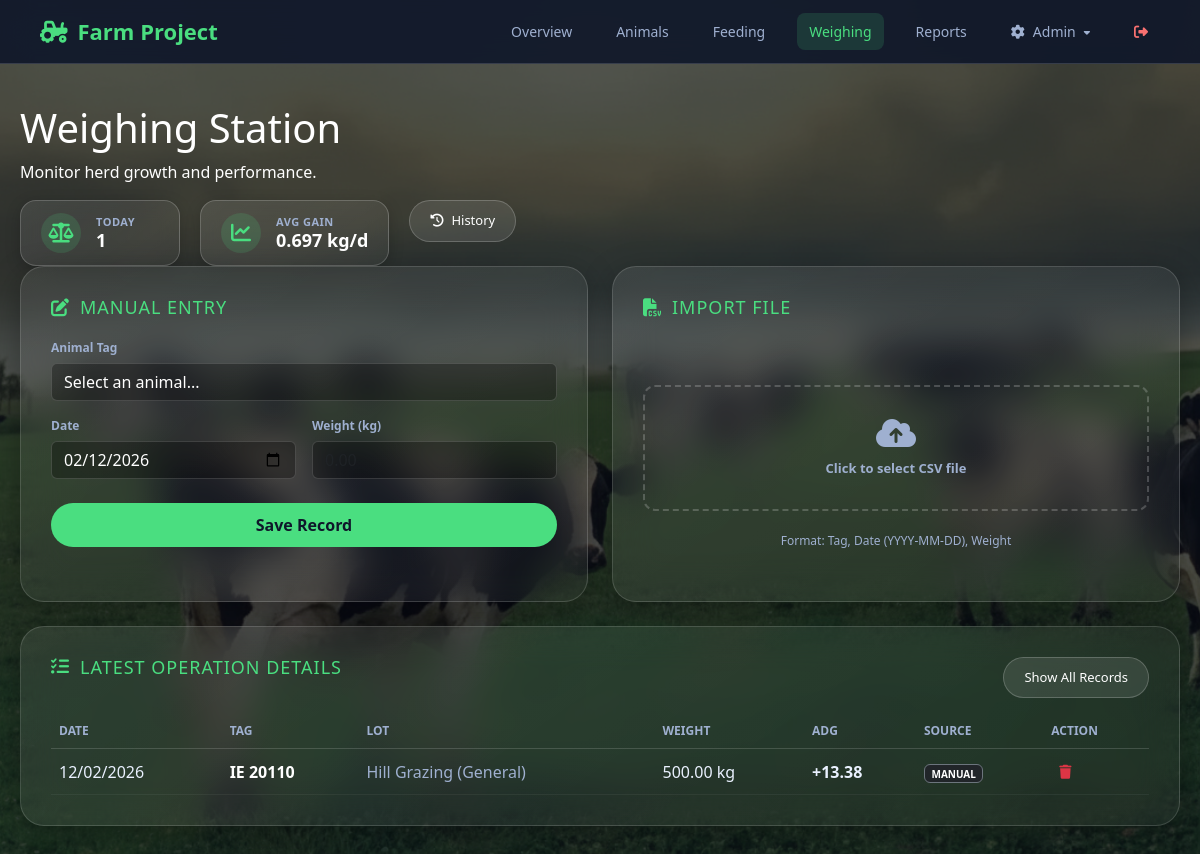
The page /weighing.php (signed in) on the database its author committed.
### tables this page shows
CREATE TABLE `weighing` (
  `weighing_id` int(11) NOT NULL,
  `animal_id` int(11) NOT NULL,
  `weighing_date` date NOT NULL,
  `weight_kg` decimal(10,2) NOT NULL,
  `daily_gain` decimal(10,2) DEFAULT NULL,
  `source` varchar(20) NOT NULL DEFAULT 'manual',
  `source_file` varchar(255) DEFAULT NULL,
  `source_device` varchar(100) DEFAULT NULL,
  `created_at` datetime NOT NULL DEFAULT current_timestamp(),
  `operation_id` int(11) DEFAULT NULL
);

CREATE TABLE `animal` (
  `animal_id` int(11) NOT NULL,
  `tag_number` varchar(50) NOT NULL,
  `type_id` int(11) NOT NULL,
  `birth_date` date DEFAULT NULL,
  `birth_place` varchar(150) DEFAULT NULL,
  `country_id` int(11) NOT NULL,
  `sex` enum('male','female') NOT NULL,
  `status` enum('active','sold','dead') DEFAULT 'active'
);

CREATE TABLE `lot` (
  `lot_id` int(11) NOT NULL,
  `company_id` int(11) DEFAULT NULL,
  `name` varchar(100) NOT NULL,
  `creation_date` date NOT NULL,
  `description` text DEFAULT NULL
);

### weighing.php (the view, shortened to what this page needs)
<?php
require_once 'config.php';
function h($v) { return htmlspecialchars((string)$v, ENT_QUOTES, 'UTF-8'); }
$previewData = [];
$viewState = 'dashboard';
$op_filter = "";
$limit_sql = "LIMIT 50";
$list_title = "Recent Activity (All)";
$lastOp = $conn->query("SELECT MAX(operation_id) as last_id FROM weighing_operations")->fetch_assoc();
if ($lastOp['last_id']) {
    $op_filter = "AND w.operation_id = " . $lastOp['last_id'];
    $list_title = "Latest Operation Details";
    $limit_sql = "";
}
$sql_weighings = "
    SELECT w.*, a.tag_number, l.name as lot_name
    FROM weighing w
    JOIN animal a ON a.animal_id = w.animal_id
    LEFT JOIN lot_animals la ON a.animal_id = la.animal_id AND la.exit_date IS NULL
    LEFT JOIN lot l ON la.lot_id = l.lot_id
    WHERE 1=1 $op_filter
    ORDER BY w.weighing_date DESC, w.created_at DESC
    $limit_sql
";
$weighings = $conn->query($sql_weighings);
$todayWeight = $conn->query("SELECT COUNT(*) as c FROM weighing WHERE weighing_date = CURDATE()")->fetch_assoc()['c'];
$avgGainAllQuery = $conn->query("SELECT AVG(daily_gain) as avg_g FROM weighing WHERE daily_gain IS NOT NULL")->fetch_assoc();
$avgGainAll = (float)$avgGainAllQuery['avg_g'];
?>
<!DOCTYPE html>
<html lang="en">
<head>
<link href="https://cdn.jsdelivr.net/npm/bootstrap@5.3.0/dist/css/bootstrap.min.css" rel="stylesheet">
<link href="https://cdnjs.cloudflare.com/ajax/libs/font-awesome/6.5.1/css/all.min.css" rel="stylesheet">
</head>
<body>
<div class="topbar">
    <a href="dashboard.php" class="brand"><i class="fa-solid fa-tractor"></i> Farm Project</a>
    <div class="nav">
        <a href="dashboard.php">Overview</a>
        <a href="animal.php">Animals</a>
        <a href="feeding.php">Feeding</a>
        <a href="weighing.php" class="active">Weighing</a>
        <a href="reports.php?reset=1">Reports</a>
        <div class="dropdown">
            <a href="#"><i class="fa-solid fa-gear"></i> Admin <i class="fa-solid fa-caret-down" style="font-size:10px"></i></a>
        </div>
        <a href="dashboard.php?logout=true" style="color:#f87171"><i class="fa-solid fa-right-from-bracket"></i></a>
    </div>
</div>
<main class="main">
    <div class="page-header">
        <div>
            <h1>Weighing Station</h1>
            <p>Monitor herd growth and performance.</p>
        </div>
        <div class="kpi-row">
            <div class="kpi-box">
                <div class="kpi-icon"><i class="fa-solid fa-scale-balanced"></i></div>
                <div class="kpi-content">
                    <span class="kpi-label">Today</span>
                    <span class="kpi-value"><?= $todayWeight ?></span>
                </div>
            </div>
            <div class="kpi-box">
                <div class="kpi-icon"><i class="fa-solid fa-chart-line"></i></div>
                <div class="kpi-content">
                    <span class="kpi-label">Avg Gain</span>
                    <span class="kpi-value"><?= number_format($avgGainAll, 3) ?> kg/d</span>
                </div>
            </div>
            <button class="btn btn-sec h-100" onclick="showHistoryModal()">
                <i class="fa-solid fa-clock-rotate-left"></i> History
            </button>
        </div>
    </div>
    <?php if($viewState === 'preview'): ?>
        <div class="glass-card" style="border-color: #facc15;">
            <h3 style="color: #facc15;"><i class="fa-solid fa-eye"></i> Import Preview (Step 1/2)</h3>
            <p style="color:var(--muted); margin-bottom:20px;">Review data before saving. Rows in red will be skipped.</p>
            <div class="table-responsive">
                <table class="table table-hover">
                    <thead>
                        <tr><th>Tag</th><th>Date</th><th>Weight</th><th>Calculated ADG</th><th>Status</th></tr>
                    </thead>
                    <tbody>
                        <?php foreach($previewData as $p): ?>
                        <tr style="<?= !$p['exists'] ? 'color: #f87171;' : '' ?>">
                            <td><?= h($p['tag']) ?></td>
                            <td><?= h($p['date']) ?></td>
                            <td><?= number_format($p['weight'], 2) ?> kg</td>
                            <td><?= $p['adg'] ? h($p['adg'])." kg/d" : "-" ?></td>
                            <td><?= $p['exists'] ? "Ready" : "Tag Not Found" ?></td>
                        </tr>
                        <?php endforeach; ?>
                    </tbody>
                </table>
            </div>
            <div style="display:flex; gap:15px; margin-top:20px;">
                <form method="POST" style="flex:1">
                    <input type="hidden" name="action" value="confirm_import">
                    <button type="submit" class="btn btn-primary w-100">Confirm & Save</button>
                </form>
                <form method="POST" style="flex:1">
                    <input type="hidden" name="action" value="cancel_import">
                    <button type="submit" class="btn btn-sec w-100 justify-content-center">Cancel</button>
                </form>
            </div>
        </div>
    <?php else: ?>
        <div class="row">
            <div class="col-md-6 mb-4">
                <div class="glass-card h-100">
                    <h3><i class="fa-solid fa-pen-to-square"></i> Manual Entry</h3>
                    <form method="POST">
                        <div class="form-group mb-3">
                            <label>Animal Tag</label>
                            <select name="animal_id" required class="form-select">
                                <option value="" disabled selected>Select an animal...</option>
                            </select>
                        </div>
                        <div class="row g-3">
                            <div class="col-6">
                                <label>Date</label>
                                <input type="date" name="weighing_date" value="<?= date('Y-m-d') ?>" required class="form-control">
                            </div>
                            <div class="col-6">
                                <label>Weight (kg)</label>
                                <input type="number" step="0.01" name="weight_kg" placeholder="0.00" required class="form-control">
                            </div>
                        </div>
                        <button type="submit" class="btn btn-primary w-100 mt-4">Save Record</button>
                    </form>
                </div>
            </div>
            <div class="col-md-6 mb-4">
                <div class="glass-card h-100">
                    <h3><i class="fa-solid fa-file-csv"></i> Import File</h3>
                    <form method="POST" enctype="multipart/form-data" class="h-100 d-flex flex-column justify-content-center">
                        <label class="upload-box w-100">
                            <i class="fa-solid fa-cloud-arrow-up" style="font-size:32px; color:var(--muted); margin-bottom:10px; display:block;"></i>
                            <span style="font-size:13px; color:var(--muted)">Click to select CSV file</span>
                        </label>
                        <p style="font-size:12px; color:var(--muted); margin-top:15px; text-align:center;">
                            Format: Tag, Date (YYYY-MM-DD), Weight
                        </p>
                    </form>
                </div>
            </div>
        </div>
        <div class="glass-card">
            <div class="d-flex justify-content-between align-items-center mb-3">
                <h3><i class="fa-solid fa-list-check"></i> <?= $list_title ?></h3>
                <?php if($op_filter): ?>
                    <a href="weighing.php?show_all=1" class="btn btn-sm btn-sec">Show All Records</a>
                <?php endif; ?>
            </div>
            <div class="table-responsive">
                <table class="table table-hover align-middle">
                    <thead>
                        <tr><th>Date</th><th>Tag</th><th>Lot</th><th>Weight</th><th>ADG</th><th>Source</th><th>Action</th></tr>
                    </thead>
                    <tbody>
                        <?php while($row = $weighings->fetch_assoc()): ?>
                        <tr>
                            <td><?= date('d/m/Y', strtotime($row['weighing_date'])) ?></td>
                            <td style="font-weight:700; color:white;"><?= h($row['tag_number']) ?></td>
                            <td style="color:var(--muted)"><?= h($row['lot_name'] ?: '-') ?></td>
                            <td><?= number_format($row['weight_kg'], 2) ?> kg</td>
                            <td class="<?= $row['daily_gain'] >= 0 ? 'gain-pos' : 'gain-neg' ?>">
                                <?= $row['daily_gain'] !== null ? ($row['daily_gain'] >= 0 ? '+' : '').$row['daily_gain'] : "-" ?>
                            </td>
                            <td>
                                <span class="badge bg-dark border border-secondary" style="text-transform:uppercase; font-size:10px;">
                                    <?= h($row['source']) ?>
                                </span>
                            </td>
                            <td>
                                <button class="btn btn-sm text-danger border-0 bg-transparent" onclick="confirmDelete(<?= $row['weighing_id'] ?>)">
                                    <i class="fa-solid fa-trash"></i>
                                </button>
                            </td>
                        </tr>
                        <?php endwhile; ?>
                    </tbody>
                </table>
            </div>
        </div>
    <?php endif; ?>
</main>
</body>
</html>

### weighing.php (style rules this page uses)
:root { --brand: #4ade80; --text: #eaf1ff; --muted: #9fb0d0; --bg-dark: #05070a; --input-bg: rgba(0,0,0,0.3); --border: rgba(255, 255, 255, 0.15); }
body { margin: 0; font-family: "Segoe UI", sans-serif; background: url('assets/img/dowloag.png') no-repeat center center fixed; background-size: cover; color: #fff; overflow-y: scroll; }
body::before { content: ""; position: fixed; top: 0; left: 0; width: 100%; height: 100%; background: rgba(10, 15, 25, 0.7); z-index: -1; }
.topbar { background: rgba(15, 23, 42, 0.9); padding: 0 40px; height: 64px; display: flex; justify-content: space-between; align-items: center; border-bottom: 1px solid var(--border); backdrop-filter: blur(15px); position: sticky; top: 0; z-index: 100; }
.brand { font-size: 22px; font-weight: 700; color: var(--brand); text-decoration: none; display: flex; align-items: center; gap: 10px; }
.nav { display: flex; gap: 20px; align-items: center; }
.nav a { color: var(--muted); text-decoration: none; font-size: 14px; font-weight: 500; transition: .3s; display: flex; align-items: center; gap: 8px; padding: 8px 12px; border-radius: 8px; }
.nav a:hover, .nav a.active { background: rgba(74, 222, 128, 0.15); color: var(--brand); }
.main { max-width: 1200px; margin: 40px auto; padding: 0 20px 100px 20px; animation: fadeIn 0.6s ease; }
.glass-card { background: linear-gradient(145deg, rgba(255,255,255,0.08) 0%, rgba(255,255,255,0.03) 100%); backdrop-filter: blur(20px); border: 1px solid var(--border); border-radius: 24px; padding: 30px; margin-bottom: 24px; box-shadow: 0 8px 32px 0 rgba(0, 0, 0, 0.3); }
.glass-card h3 { margin: 0 0 20px 0; font-size: 18px; color: var(--brand); text-transform: uppercase; letter-spacing: 1px; display: flex; align-items: center; gap: 10px; }
.kpi-row { display: flex; gap: 20px; align-items: stretch; }
.kpi-box { background: linear-gradient(145deg, rgba(255,255,255,0.1) 0%, rgba(255,255,255,0.05) 100%); backdrop-filter: blur(10px); border: 1px solid rgba(255,255,255,0.2); border-radius: 16px; padding: 12px 20px; display: flex; align-items: center; gap: 15px; min-width: 160px; box-shadow: 0 4px 15px rgba(0,0,0,0.2); transition: transform 0.2s; }
.kpi-icon { font-size: 20px; color: var(--brand); background: rgba(74, 222, 128, 0.15); width: 40px; height: 40px; display: flex; align-items: center; justify-content: center; border-radius: 50%; }
.kpi-content { display: flex; flex-direction: column; }
.kpi-label { font-size: 11px; text-transform: uppercase; color: var(--muted); letter-spacing: 0.5px; font-weight: 600; }
.kpi-value { font-size: 18px; font-weight: 700; color: #fff; line-height: 1.2; }
input, select { width: 100%; padding: 12px; background: var(--input-bg) !important; border: 1px solid var(--border) !important; border-radius: 10px; color: white !important; outline: none; transition: .2s; }
select option { background-color: #0f131a; color: white; padding: 10px; }
label { display: block; font-size: 12px; color: var(--muted); margin-bottom: 6px; font-weight: 600; }
.btn-primary { background: var(--brand); color: #0f172a; border: none; padding: 10px 24px; border-radius: 50px; font-weight: 700; transition: .2s; }
.btn-sec { background: rgba(255,255,255,0.1); color: white; border: 1px solid rgba(255,255,255,0.2); border-radius: 50px; padding: 10px 20px; text-decoration: none; font-size: 13px; display:inline-flex; align-items:center; gap:8px; }
.table { --bs-table-bg: transparent; --bs-table-color: var(--text); --bs-table-border-color: var(--border); margin-bottom: 0; }
.table thead th { border-bottom: 1px solid var(--border); color: var(--muted); font-weight: 600; text-transform: uppercase; font-size: 12px; }
.table tbody td { border-bottom: 1px solid rgba(255,255,255,0.05); vertical-align: middle; }
.gain-pos { color: var(--brand); font-weight: 700; }
.upload-box { border: 2px dashed rgba(255,255,255,0.2); border-radius: 12px; padding: 30px; text-align: center; transition: .2s; cursor: pointer; }
.dropdown { position: relative; }

### rows shown on the page
weighing: weighing_date "12/02/2026", animal.tag_number "IE 20110", lot.name "Hill Grazing (General)", weight_kg "500.00", daily_gain "13.38", source "MANUAL"

### other values the page prints
$todayWeight "1"
$avgGainAll "0.697"
$list_title "LATEST OPERATION DETAILS"
